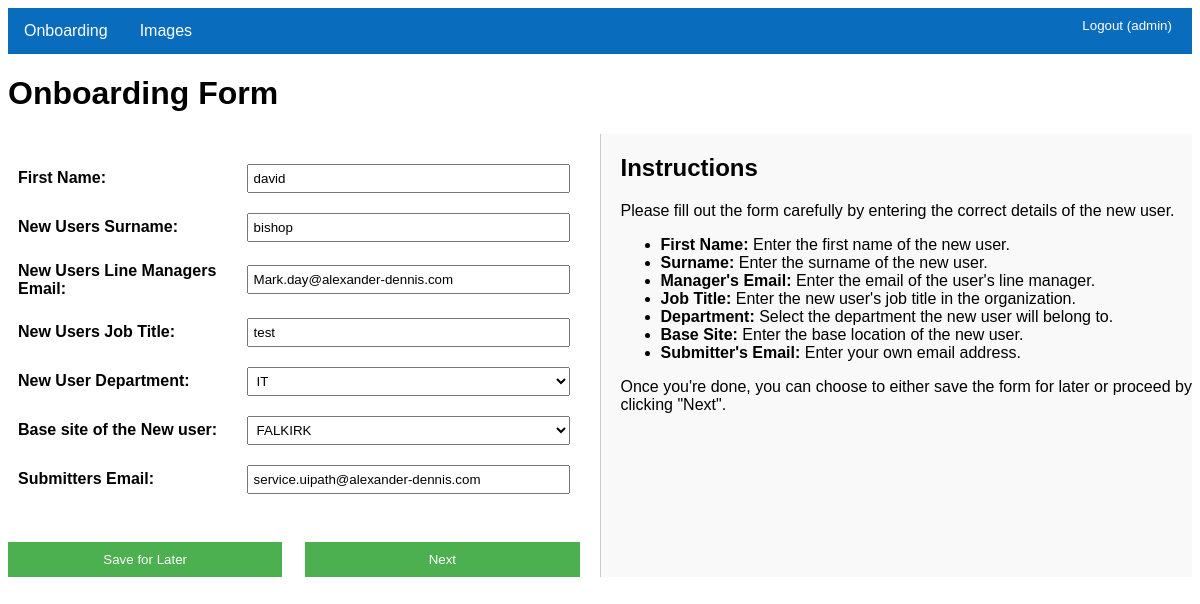
The app's page /onboarding/edit/1/ (signed in) with its own data.
### onboarding/models.py (models this page shows, shortened)
class OnboardingForm(models.Model):
    first_name = models.CharField(max_length=100)
    surname = models.CharField(max_length=100)
    manager_email = models.EmailField()
    job_title = models.CharField(max_length=100)
    department = models.ForeignKey(Department, on_delete=models.SET_NULL, null=True)  # ForeignKey
    site = models.ForeignKey('Site', on_delete=models.SET_NULL, null=True, blank=True)
    email = models.EmailField()
    need_hardware = models.CharField(max_length=1, choices=[('Y', 'Yes'), ('N', 'No')], default='N')
    need_wfh_hardware = models.CharField(max_length=1, choices=[('Y', 'Yes'), ('N', 'No')], default='N')
    hardware_option = models.ForeignKey('HardwareOption', on_delete=models.SET_NULL, null=True, blank=True)
    invoice_automation = models.CharField(max_length=1, choices=[('Y', 'Yes'), ('N', 'No')], default='N')
    warranty_system = models.CharField(max_length=1, choices=[('Y', 'Yes'), ('N', 'No')], default='N')
    syspro_man = models.CharField(max_length=1, choices=[('Y', 'Yes'), ('N', 'No')], default='N')
    syspro_aft = models.CharField(max_length=1, choices=[('Y', 'Yes'), ('N', 'No')], default='N')
    syspro_int = models.CharField(max_length=1, choices=[('Y', 'Yes'), ('N', 'No')], default='N')
    submitted = models.BooleanField(default=False)
    created_at = models.DateTimeField(auto_now_add=True)
    updated_at = models.DateTimeField(auto_now=True)

### onboarding/views.py (the view)
# urls.py: path('edit/<int:form_id>/', views.onboarding_form, name='onboarding_edit'),
@login_required
def onboarding_form(request, form_id=None):
    form_instance = get_object_or_404(OnboardingForm, id=form_id) if form_id else None
    if request.method == 'POST':
        if 'save' in request.POST:
            form = OnboardingFormInitial(request.POST, instance=form_instance)
            if form.is_valid():
                form_instance = form.save(commit=False)
                form_instance.submitted = False  # Mark as saved but not submitted
                form_instance.save()  # Save the form instance
                return redirect('onboarding_list')  # Redirect to onboarding list
        elif 'next' in request.POST:
            form = OnboardingFormInitial(request.POST, instance=form_instance)
            if form.is_valid():
                form_instance = form.save(commit=False)
                form_instance.save()  # Save the form instance
                return redirect('onboarding_hardware', form_instance.id)  # Redirect to hardware form
    else:
        form = OnboardingFormInitial(instance=form_instance) if form_instance else OnboardingFormInitial()
    return render(request, 'onboarding/form.html', {'form': form})

### onboarding/models.py (called while the page is built)
    def __str__(self):
        return self.name  # Return the department name in string representation

    def __str__(self):
        return self.name

### onboarding/templates/onboarding/form.html (shortened to what this page needs)
{% extends 'base.html' %}
{% block content %}
<h1>Onboarding Form</h1>
<div style="display: flex; width: 100%; box-sizing: border-box;">
    <div style="flex: 1; padding-right: 20px;">
        <form method="POST" style="width: 100%;">
            <table style="width: 100%;">
                <tr>
                    <td style="width: 40%;"><label for="id_first_name">First Name:</label></td>
                    <td style="width: 60%;">{{ form.first_name }}</td>
                </tr>
                <tr>
                    <td><label for="id_surname">New Users Surname:</label></td>
                    <td>{{ form.surname }}</td>
                </tr>
                <tr>
                    <td><label for="id_manager_email">New Users Line Managers Email:</label></td>
                    <td>{{ form.manager_email }}</td>
                </tr>
                <tr>
                    <td><label for="id_job_title">New Users Job Title:</label></td>
                    <td>{{ form.job_title }}</td>
                </tr>
                <tr>
                    <td><label for="id_department">New User Department:</label></td>
                    <td>{{ form.department }}</td>
                </tr>
                <tr>
                    <td><label for="id_site">Base site of the New user:</label></td>
                    <td>{{ form.site }}</td>
                </tr>
                <tr>
                    <td><label for="id_email">Submitters Email:</label></td>
                    <td>{{ form.email }}</td>
                </tr>
            </table>
            <br>
            <div style="display: flex; justify-content: space-between;">
                <button type="submit" name="save" style="width: 48%;">Save for Later</button>
                <button type="submit" name="next" style="width: 48%;">Next</button>
            </div>
        </form>
    </div>
    <div style="flex: 1; padding-left: 20px; background-color: #f9f9f9; border-left: 1px solid #ccc;">
        <h2>Instructions</h2>
        <p>Please fill out the form carefully by entering the correct details of the new user.</p>
        <ul>
            <li><strong>First Name:</strong> Enter the first name of the new user.</li>
            <li><strong>Surname:</strong> Enter the surname of the new user.</li>
            <li><strong>Manager's Email:</strong> Enter the email of the user's line manager.</li>
            <li><strong>Job Title:</strong> Enter the new user's job title in the organization.</li>
            <li><strong>Department:</strong> Select the department the new user will belong to.</li>
            <li><strong>Base Site:</strong> Enter the base location of the new user.</li>
            <li><strong>Submitter's Email:</strong> Enter your own email address.</li>
        </ul>
        <p>Once you're done, you can choose to either save the form for later or proceed by clicking "Next".</p>
    </div>
</div>
{% endblock %}

### onboarding/templates/base.html (shortened to what this page needs)
<!DOCTYPE html>
<html>
<head>
</head>
<body>
    <div class="navbar">
        <div class="dropdown">
            <button class="dropbtn">Onboarding
            </button>
        </div>
        <div class="dropdown">
            <button class="dropbtn">Images
            </button>
        </div>
        <div class="navbar-right">
            {% if user.is_authenticated %}
            <form method="POST" action="{% url 'logout' %}">
                <button type="submit" class="btn btn-link" style="background-color: #0a6cbd; color: white; border: none; padding: 10px 20px; cursor: pointer;">
                    Logout ({{ user.username }})
                </button>
            </form>
            {% else %}
                <a href="{% url 'login' %}">Login</a>
            {% endif %}
        </div>
    </div>
    <div class="content">
        {% block content %}{% endblock %}
    </div>
</body>
</html>

### onboarding/templates/base.html (style rules this page uses)
table { width: 50%; margin: 20px 0; border-collapse: collapse; }
table td { padding: 10px; }
table td label { font-weight: bold; }
table td input, table td select { width: 100%; padding: 5px; box-sizing: border-box; }
button { padding: 10px 20px; background-color: #4CAF50; color: white; border: none; cursor: pointer; }
body { font-family: Arial, sans-serif; }
.navbar { overflow: hidden; background-color: #0a6cbd; }
.dropdown { float: left; overflow: hidden; }
.dropdown .dropbtn { font-size: 16px; border: none; outline: none; color: white; padding: 14px 16px; background-color: inherit; font-family: inherit; margin: 0; }
.navbar-right { float: right; }

### records on screen
OnboardingForm: first_name "david", surname "bishop", manager_email "Mark.day@alexander-dennis.com", job_title "test", department "IT", site "FALKIRK", email "service.uipath@alexander-dennis.com"

### other values on screen
{{ user.username }} "admin"
